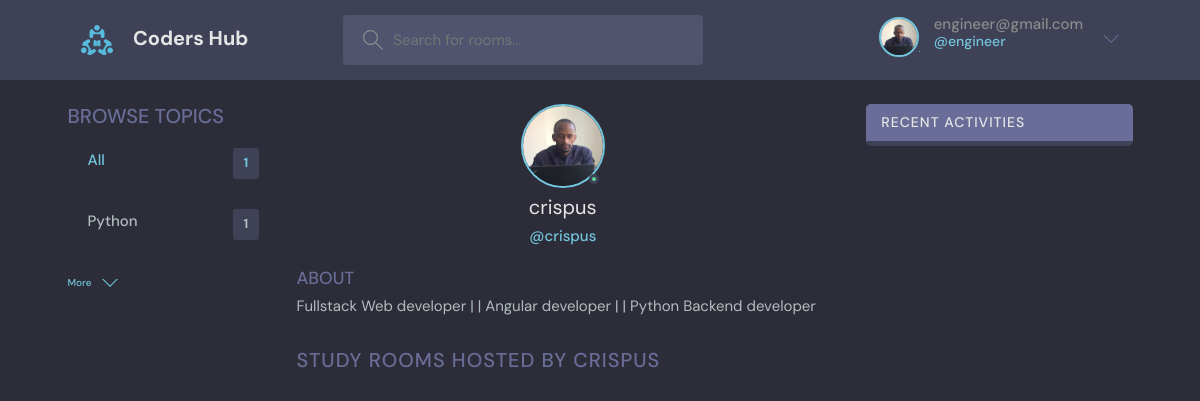
The app's page /profile/2/ (signed in) with its own data.
### hub/models.py (models this page shows, shortened)
class User(AbstractUser):
    name = models.CharField(max_length=100, null=True)
    email = models.EmailField(unique=True, null=True)
    bio = models.TextField(null=True)
    avatar = models.ImageField(null=True, default='avatar.svg')
    USERNAME_FIELD = 'email'
    REQUIRED_FIELDS = []

class Topic(models.Model):
    name = models.CharField(max_length=200)

### hub/views.py (the view)
# urls.py: path('profile/<int:pk>/', views.user_profile, name='profile'),
@login_required(login_url='login')
def user_profile(request, pk):
    user = User.objects.get(id=pk)
    rooms = user.room_set.all()
    room_messages = user.message_set.all()
    topics = Topic.objects.all()
    topic_count = topics.count()
    context = {'user':user, 'rooms': rooms, 'room_messages': room_messages, 'topics': topics, 'topic_count':topic_count}
    return render(request, 'hub/profile.html', context)

### hub/templates/hub/profile.html (shortened to what this page needs)
{% extends 'base.html' %}
 {% block content %}
    <main class="profile-page layout layout--3">
        <div class="container">
          {% include 'hub/topics_component.html'%}
          <div class="roomList">
            <div class="profile">
              <div class="profile__avatar">
                <div class="avatar avatar--large active">
                  <img src="{{request.user.avatar.url}}" />
                </div>
              </div>
              <div class="profile__info">
                <h3>{{user.username}}</h3>
                <p>@{{user.username}}</p>
              </div>
              <div class="profile__about">
                <h3>About</h3>
                <p>
                  {{request.user.bio}}
                </p>
              </div>
            </div>
            <div class="roomList__header">
              <div>
                <h2>Study Rooms Hosted by {{user.username}}</a>
                </h2>
              </div>
            </div>
          </div>
          {% include 'hub/activity_component.html'%}
        </div>
      </main>
 {% endblock%}

### templates/includes/navbar.html (shortened to what this page needs)
{% load static %}
<header class="header header--loggedIn">
  <div class="container">
    <a href="{% url 'home' %}" class="header__logo">
      <img src="{% static 'images/assets/logo.svg'%}" />
      <h1>Coders Hub</h1>
    </a>
    <form class="header__search" action="{% url 'home' %}" method="GET">
      <label>
        <input placeholder="Search for rooms..."  name="t" id="t"  />
      </label>
    </form>
    <nav class="header__menu">
      <div class="header__user">
        {% if user.is_authenticated %}
        <a href="{% url 'update-profile'%}">
          <div class="avatar avatar--medium active">
            <img src="{{request.user.avatar.url}}" />
          </div>
          <p>{{request.user}} <span>@{{request.user.username}}</span></p>
        </a>
        <button class="dropdown-button">
          <svg version="1.1" xmlns="http://www.w3.org/2000/svg" width="32" height="32" viewBox="0 0 32 32">
            <title>chevron-down</title>
            <path d="M16 21l-13-13h-3l16 16 16-16h-3l-13 13z"></path>
          </svg>
        </button>
      </div>
      {% else %}
      <a href="{% url 'login'%}">
        <img src="{% static 'images/assets/avatar.svg'%}" />
        <p>Login</p>
      </a>
      {% endif %}
    </nav>
  </div>
</header>

### hub/templates/hub/topics_component.html
  <div class="topics">
    <div class="topics__header">
      <h2>Browse Topics</h2>
    </div>
    <ul class="topics__list">
      <li>
        <a href="{% url 'home' %}" class="active">All <span>{{topic_count}}</span></a>
      </li>
      {% for topic in topics %}
      <li>
        <a href="{% url 'home'%}?t={{topic.name}}">{{topic.name}} <span>{{topic.room_set.all.count}}</span></a>
      </li>
      {% endfor %}
    </ul>
    <a class="btn btn--link" href="{% url 'topics' %}">
      More
      <svg version="1.1" xmlns="http://www.w3.org/2000/svg" width="32" height="32" viewBox="0 0 32 32">
        <title>chevron-down</title>
        <path d="M16 21l-13-13h-3l16 16 16-16h-3l-13 13z"></path>
      </svg>
    </a>
  </div>

### records on screen
User: user.avatar (placeholder picture), user "engineer@gmail.com", user.username "engineer", user.bio "Fullstack Web developer | | Angular developer | | Python Backend developer"
Topic: name "Python", room_set.all.count "1"
User: username "crispus", username "CRISPUS"

### other values on screen
{{ topic_count }} "1"
